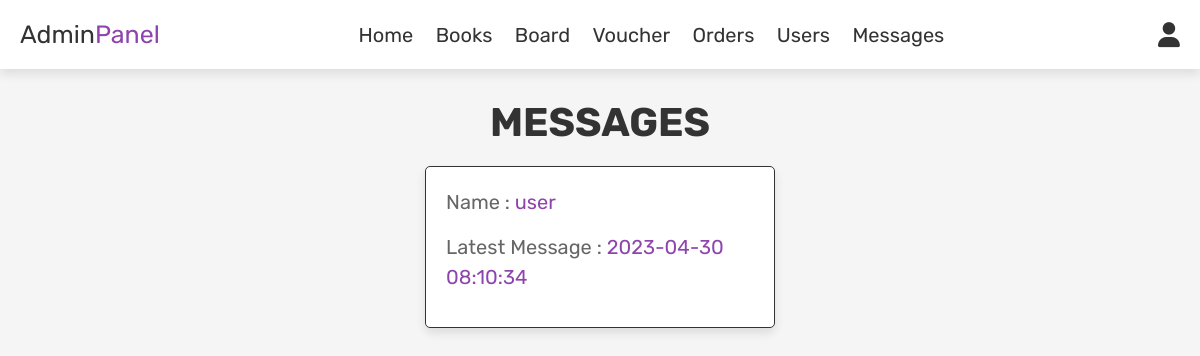
The page /admin_contacts.php (signed in) on the database as committed earlier.
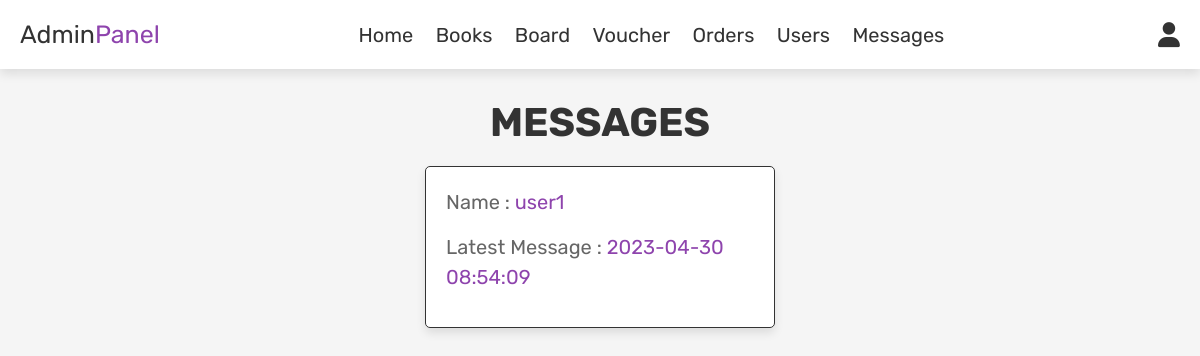
The same page on the database as committed later.
### tables this page shows
CREATE TABLE `users` (
  `id` int(100) NOT NULL,
  `name` varchar(100) NOT NULL,
  `email` varchar(100) NOT NULL,
  `password` varchar(100) NOT NULL,
  `user_profile_pic` varchar(100) DEFAULT NULL,
  `temp_code` int(100) NOT NULL,
  `user_type` varchar(20) NOT NULL DEFAULT 'user'
);

### admin_contacts.php (the view, shortened to what this page needs)
<?php
include 'config.php';
?>
<!DOCTYPE html>
<html lang="en">
<head>
   <link rel="stylesheet" href="https://cdnjs.cloudflare.com/ajax/libs/font-awesome/6.0.0/css/all.min.css">
   <link rel="stylesheet" href="css/admin_style.css">
</head>
<body>
<?php include 'admin_header.php'; ?>
<section class="messages">
   <h1 class="title"> Messages </h1>
   <div class="box-container">
   <?php
      $select_post = mysqli_query($conn, "SELECT users.name AS user_name, max(message.message_time) AS message_time, users.id AS user_id, user_type
      FROM users INNER JOIN message on users.id = message.message_sender_id WHERE user_type = 'user'
      GROUP BY users.name
      ORDER BY message.message_time ASC") or die('query failed');
      if(mysqli_num_rows($select_post) > 0){
         while($fetch_job = mysqli_fetch_assoc($select_post)){
      ?>
      <div class="box">
        <a href="admin_contacts_details.php?job_seeker_id=<?php echo $fetch_job['user_id']; ?>"><p> Name : <span><?php echo $fetch_job['user_name']; ?></span> </p></a>
        <p> Latest Message : <span><?php echo $fetch_job['message_time']; ?></span> </p>
      </div>
      <?php
         }
      }else{
         echo '<p class="empty">No Messages To Show</p>';
      }
      ?>
   </div>
</section>
</body>
</html>

Rows that differ between the two databases and show on the page:
changed users: name "user" → "user1"; message_time "2023-04-30 08:10:34" → "2023-04-30 08:54:09"
